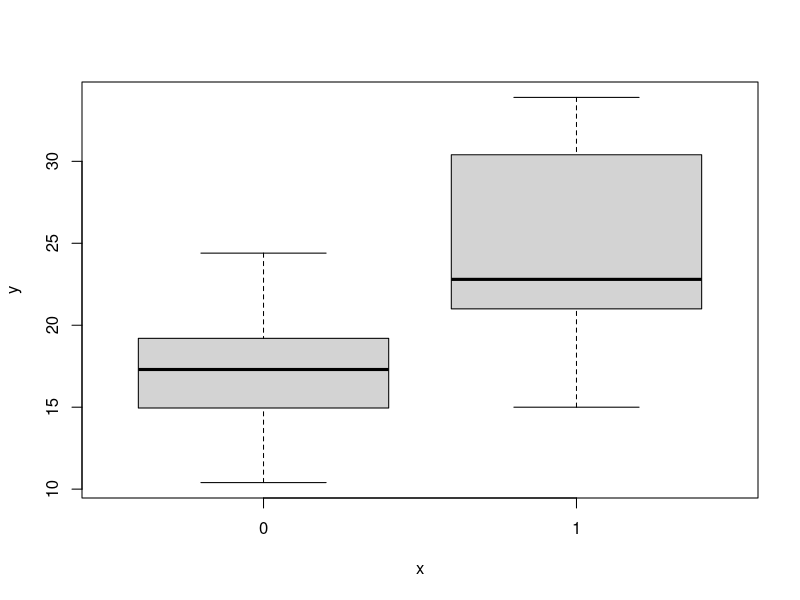
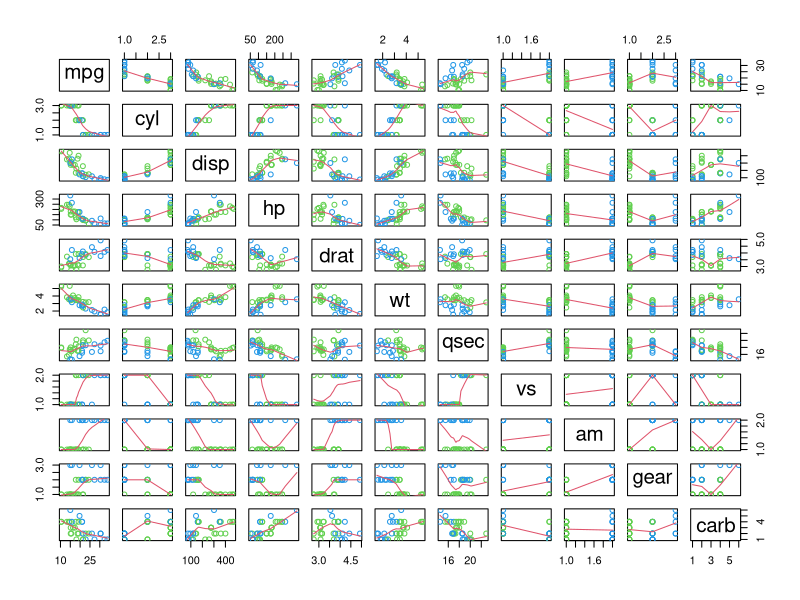

Source code (R) for these figures, in order:
## ---- chunk 1
data(mtcars)

mtcars[,c(2,8:11)] <- lapply(mtcars[,c(2,8:11)], as.factor)

plot(mtcars$am, mtcars$mpg)
pairs(mtcars, panel = panel.smooth, col = 3 + (mtcars$am == 1))
cor(mtcars[sapply(mtcars, is.numeric)])

summary(lm(mpg ~ ., data = mtcars))$adj.r.squared
summary(lm(mpg ~ am, data = mtcars))$adj.r.squared

summary(lm(mpg ~ . - cyl - gear - carb - vs - disp - drat, data = mtcars))

mdl <- lm(mpg ~ . - cyl - gear - carb - vs - disp - drat, data = mtcars)
